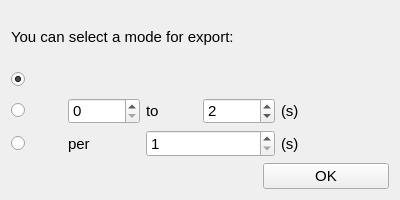
<?xml version="1.0" encoding="UTF-8"?>
<ui version="4.0">
 <class>Form</class>
 <widget class="QWidget" name="Form">
  <property name="windowModality">
   <enum>Qt::ApplicationModal</enum>
  </property>
  <property name="geometry">
   <rect>
    <x>0</x>
    <y>0</y>
    <width>400</width>
    <height>200</height>
   </rect>
  </property>
  <property name="maximumSize">
   <size>
    <width>400</width>
    <height>200</height>
   </size>
  </property>
  <property name="windowTitle">
   <string>Export EDF</string>
  </property>
  <layout class="QHBoxLayout" name="horizontalLayout_4">
   <item>
    <layout class="QVBoxLayout" name="verticalLayout">
     <item>
      <layout class="QHBoxLayout" name="horizontalLayout_3" stretch="0">
       <item>
        <widget class="QLabel" name="label">
         <property name="font">
          <font>
           <pointsize>11</pointsize>
          </font>
         </property>
         <property name="frameShape">
          <enum>QFrame::NoFrame</enum>
         </property>
         <property name="text">
          <string>You can select a mode for export:</string>
         </property>
         <property name="textFormat">
          <enum>Qt::AutoText</enum>
         </property>
         <property name="wordWrap">
          <bool>true</bool>
         </property>
        </widget>
       </item>
      </layout>
     </item>
     <item>
      <layout class="QGridLayout" name="gridLayout">
       <item row="2" column="4">
        <widget class="QLabel" name="label_7">
         <property name="font">
          <font>
           <pointsize>11</pointsize>
          </font>
         </property>
         <property name="text">
          <string>(s)</string>
         </property>
        </widget>
       </item>
       <item row="2" column="2" colspan="2">
        <widget class="QDoubleSpinBox" name="time_span">
         <property name="font">
          <font>
           <pointsize>11</pointsize>
          </font>
         </property>
         <property name="decimals">
          <number>0</number>
         </property>
         <property name="minimum">
          <double>1.000000000000000</double>
         </property>
         <property name="maximum">
          <double>10000.000000000000000</double>
         </property>
         <property name="value">
          <double>1.000000000000000</double>
         </property>
        </widget>
       </item>
       <item row="1" column="3">
        <widget class="QDoubleSpinBox" name="x2">
         <property name="sizePolicy">
          <sizepolicy hsizetype="Fixed" vsizetype="Fixed">
           <horstretch>0</horstretch>
           <verstretch>0</verstretch>
          </sizepolicy>
         </property>
         <property name="font">
          <font>
           <pointsize>11</pointsize>
          </font>
         </property>
         <property name="styleSheet">
          <string notr="true">QDoubleSpinBox {
    min-width: 50px;
}</string>
         </property>
         <property name="decimals">
          <number>0</number>
         </property>
         <property name="maximum">
          <double>10000.000000000000000</double>
         </property>
         <property name="value">
          <double>2.000000000000000</double>
         </property>
        </widget>
       </item>
       <item row="0" column="0">
        <widget class="QRadioButton" name="all_btn">
         <property name="font">
          <font>
           <pointsize>11</pointsize>
          </font>
         </property>
         <property name="text">
          <string/>
         </property>
         <property name="checked">
          <bool>true</bool>
         </property>
        </widget>
       </item>
       <item row="2" column="0">
        <widget class="QRadioButton" name="clip_btn">
         <property name="font">
          <font>
           <pointsize>11</pointsize>
          </font>
         </property>
         <property name="text">
          <string/>
         </property>
        </widget>
       </item>
       <item row="0" column="1" colspan="2">
        <widget class="QLabel" name="all_lbl">
         <property name="font">
          <font>
           <pointsize>11</pointsize>
          </font>
         </property>
         <property name="text">
          <string/>
         </property>
        </widget>
       </item>
       <item row="2" column="1">
        <widget class="QLabel" name="label_6">
         <property name="font">
          <font>
           <pointsize>11</pointsize>
          </font>
         </property>
         <property name="text">
          <string>per</string>
         </property>
        </widget>
       </item>
       <item row="1" column="1">
        <widget class="QDoubleSpinBox" name="x1">
         <property name="sizePolicy">
          <sizepolicy hsizetype="Fixed" vsizetype="Fixed">
           <horstretch>0</horstretch>
           <verstretch>0</verstretch>
          </sizepolicy>
         </property>
         <property name="font">
          <font>
           <pointsize>11</pointsize>
          </font>
         </property>
         <property name="styleSheet">
          <string notr="true">QDoubleSpinBox {
    min-width: 50px;
}</string>
         </property>
         <property name="decimals">
          <number>0</number>
         </property>
         <property name="maximum">
          <double>10000.000000000000000</double>
         </property>
         <property name="value">
          <double>0.000000000000000</double>
         </property>
        </widget>
       </item>
       <item row="1" column="4">
        <widget class="QLabel" name="label_5">
         <property name="font">
          <font>
           <pointsize>11</pointsize>
          </font>
         </property>
         <property name="text">
          <string>(s)</string>
         </property>
        </widget>
       </item>
       <item row="1" column="2">
        <widget class="QLabel" name="label_3">
         <property name="font">
          <font>
           <pointsize>11</pointsize>
          </font>
         </property>
         <property name="text">
          <string>to</string>
         </property>
        </widget>
       </item>
       <item row="1" column="0">
        <widget class="QRadioButton" name="part_btn">
         <property name="font">
          <font>
           <pointsize>11</pointsize>
          </font>
         </property>
         <property name="text">
          <string/>
         </property>
        </widget>
       </item>
       <item row="1" column="5">
        <widget class="QPushButton" name="note_btn_part">
         <property name="minimumSize">
          <size>
           <width>24</width>
           <height>24</height>
          </size>
         </property>
         <property name="toolTip">
          <string>Export chosen part of EDF with annotations.</string>
         </property>
         <property name="styleSheet">
          <string notr="true">QPushButton {
icon: url(./icon/note.png);
border-style: solid;
border-width: 0px;
border-radius: 0px;
background-color: rgba(223, 223, 223, 0);
}
QPushButton::focus{outline: none;}
QPushButton::hover {
border-style: solid;
border-width: 0px;
border-radius: 0px;
background-color: rgba(223, 223, 223, 150);
}</string>
         </property>
         <property name="text">
          <string/>
         </property>
        </widget>
       </item>
       <item row="2" column="5">
        <widget class="QPushButton" name="note_btn_clip">
         <property name="minimumSize">
          <size>
           <width>24</width>
           <height>24</height>
          </size>
         </property>
         <property name="toolTip">
          <string>Export entire EDF per chosen interval without annotations.</string>
         </property>
         <property name="styleSheet">
          <string notr="true">QPushButton {
icon: url(./icon/note.png);
border-style: solid;
border-width: 0px;
border-radius: 0px;
background-color: rgba(223, 223, 223, 0);
}
QPushButton::focus{outline: none;}
QPushButton::hover {
border-style: solid;
border-width: 0px;
border-radius: 0px;
background-color: rgba(223, 223, 223, 150);
}</string>
         </property>
         <property name="text">
          <string/>
         </property>
        </widget>
       </item>
       <item row="0" column="5">
        <widget class="QPushButton" name="note_btn_all">
         <property name="minimumSize">
          <size>
           <width>24</width>
           <height>24</height>
          </size>
         </property>
         <property name="toolTip">
          <string>Export entire EDF.</string>
         </property>
         <property name="styleSheet">
          <string notr="true">QPushButton {
icon: url(./icon/note.png);
border-style: solid;
border-width: 0px;
border-radius: 0px;
background-color: rgba(223, 223, 223, 0);
}
QPushButton::focus{outline: none;}
QPushButton::hover {
border-style: solid;
border-width: 0px;
border-radius: 0px;
background-color: rgba(223, 223, 223, 150);
}</string>
         </property>
         <property name="text">
          <string/>
         </property>
        </widget>
       </item>
      </layout>
     </item>
     <item>
      <layout class="QHBoxLayout" name="horizontalLayout" stretch="2,1">
       <item>
        <spacer name="horizontalSpacer">
         <property name="font">
          <font>
           <pointsize>11</pointsize>
          </font>
         </property>
         <property name="orientation">
          <enum>Qt::Horizontal</enum>
         </property>
         <property name="sizeHint" stdset="0">
          <size>
           <width>40</width>
           <height>20</height>
          </size>
         </property>
        </spacer>
       </item>
       <item>
        <widget class="QPushButton" name="ok_btn">
         <property name="font">
          <font>
           <pointsize>11</pointsize>
          </font>
         </property>
         <property name="text">
          <string>OK</string>
         </property>
        </widget>
       </item>
      </layout>
     </item>
    </layout>
   </item>
  </layout>
 </widget>
 <tabstops>
  <tabstop>all_btn</tabstop>
  <tabstop>part_btn</tabstop>
  <tabstop>clip_btn</tabstop>
  <tabstop>x1</tabstop>
  <tabstop>x2</tabstop>
  <tabstop>time_span</tabstop>
  <tabstop>ok_btn</tabstop>
  <tabstop>note_btn_all</tabstop>
  <tabstop>note_btn_part</tabstop>
  <tabstop>note_btn_clip</tabstop>
 </tabstops>
 <resources/>
 <connections/>
</ui>
